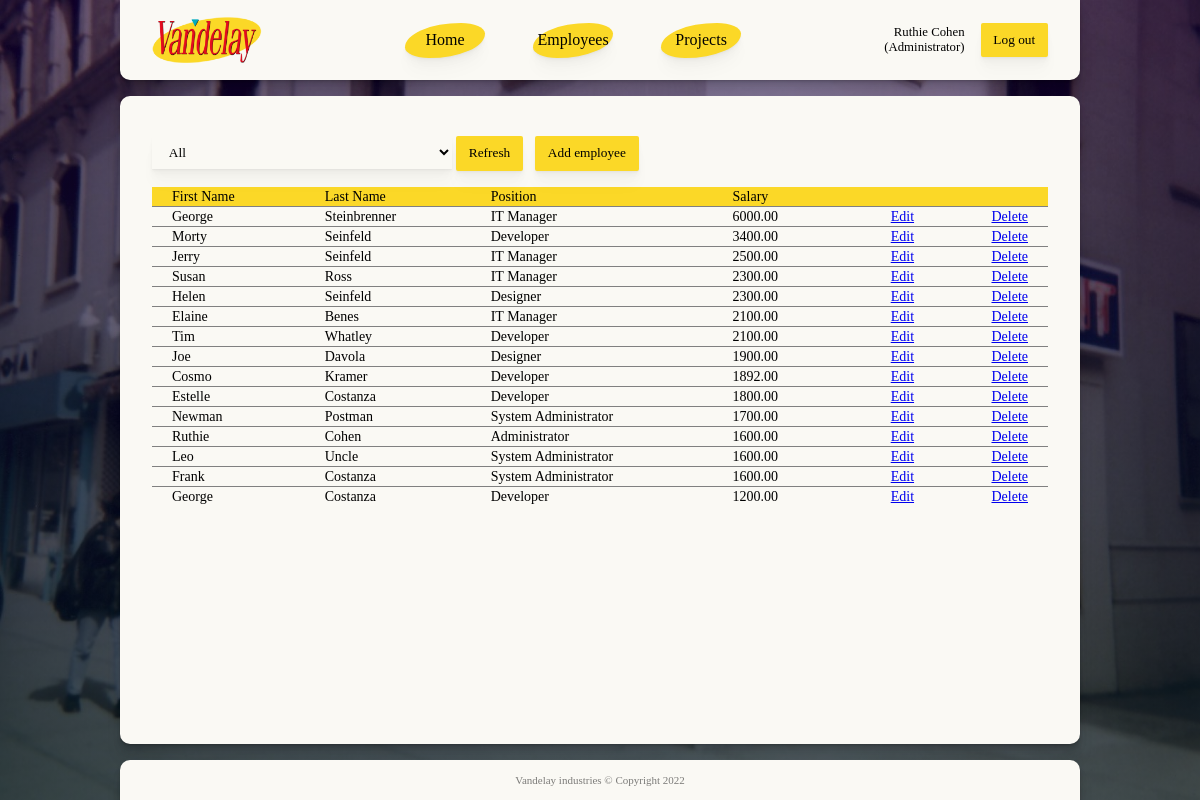
The page /employees.php (signed in) on the database its author committed.
### tables this page shows
CREATE TABLE IF NOT EXISTS `employees` (
  `employee_id` int(11) NOT NULL AUTO_INCREMENT,
  `firstname` tinytext NOT NULL,
  `lastname` tinytext NOT NULL,
  `position_id` int(11) DEFAULT NULL,
  `salary` decimal(10,2) NOT NULL,
  `email` tinytext NOT NULL,
  `password` text,
  PRIMARY KEY (`employee_id`),
  KEY `position` (`position_id`)
);

CREATE TABLE IF NOT EXISTS `positions` (
  `id` int(11) NOT NULL AUTO_INCREMENT,
  `position_name` tinytext NOT NULL,
  PRIMARY KEY (`id`)
);

### classes/connection.php (called while the page is built, shortened)
<?php
class Connection {
    private string $host = "localhost";
    private $user = "root";
    private $pass = "";
    private $database = "vandelay";
    protected function connect() : PDO {
        try {
            $dsn = "mysql:host=" . $this->host . ";dbname=" . $this->database;
            $pdo = new PDO($dsn, $this->user, $this->pass);
            return $pdo;
        } catch (PDOException $e) {
            echo "Error!: " . $e->getMessage() . "<br>";
            die();
        }
    }
}

### classes/employee-table-model.php (called while the page is built, shortened)
<?php
class EmployeeTableModel extends Connection {
    protected function getEmployeeArray() : array {
        $stmt = $this->connect()->prepare("SELECT employee_id, firstname, lastname, position_name, salary FROM employees LEFT JOIN positions ON employees.position_id=positions.id ORDER BY salary DESC");
        $stmt->execute();
        $result = $stmt->fetchAll(PDO::FETCH_ASSOC);
        return $result;
    }
}

### classes/employee-table-controller.php (the view, shortened to what this page needs)
<?php
class EmployeeTableController extends EmployeeTableModel {
    public $employeeArray;
    public function __construct() {
        $this->employeeArray = $this->getEmployeeArray();
    }
    public function createTable() : void {
        echo "<table><thead>";
        echo "<th>First Name</th>";
        echo "<th>Last Name</th>";
        echo "<th>Position</th>";
        echo "<th>Salary</th>";
        echo "<th colspan='2'></th>";
        echo "</thead><tbody>";
        foreach($this->employeeArray as $row) {
            echo "<tr>";
            foreach($row as $key => $cell) {
                if($key == "employee_id"){
                    continue;
                }
                echo "<td>" . $cell . "</td>";
            }
            echo "<td><a href='./update.php?" . $row["employee_id"] . "'>Edit</td>";
            echo "<td><a href='./includes/delete.inc.php?" . $row["employee_id"] . "'>Delete</a></td>";
            echo "</tr>";
        }
        echo "</tbody></table>";
    }
}

### assets/css/main.css (style rules this page uses)
:root { --font-light: 300; --font-regular: 400; --font-bold: 700; --yellow: #fbd827; --dark-yellow: #ebbb10; --red: #e40b1e; --off-white: #faf9f4; --shadow-light: rgba(0, 0, 0, 0.02) 0px 1px 1px, rgba(0, 0, 0, 0.02) 0px 2px 2px, rgba(0, 0, 0, 0.02) 0px 4px 4px, rgba(0, 0, 0, 0.02) 0px 8px 8px, rgba(0, 0, 0, 0.02) 0px 16px 16px; --shadow-dark: rgba(0, 0, 0, 0.07) 0px 1px 1px, rgba(0, 0, 0, 0.07) 0px 2px 2px, rgba(0, 0, 0, 0.07) 0px 4px 4px, rgba(0, 0, 0, 0.07) 0px 8px 8px, rgba(0, 0, 0, 0.07) 0px 16px 16px; }
* { margin: 0; padding: 0; box-sizing: border-box; font-family: 'Source Serif Pro', serif; }
body { width: 100%; height: 100vh; overflow: hidden; }

### assets/css/dashboard.css (style rules this page uses)
table { border-collapse: collapse; width: 100%; }
th { text-align: left; font-weight: 400; background-color: var(--yellow); }
td { border-top: 1px solid grey; }
th, td { padding: 2px 20px 1px; font-size: .875rem; }
td:nth-child(6), td:nth-child(5) { text-align: right; }

### rows shown on the page
employees: firstname "George", lastname "Steinbrenner", position.position_name "IT Manager", salary "6000.00"
employees: firstname "Morty", lastname "Seinfeld", position.position_name "Developer", salary "3400.00"
employees: firstname "Jerry", lastname "Seinfeld", position.position_name "IT Manager", salary "2500.00"
employees: firstname "Susan", lastname "Ross", position.position_name "IT Manager", salary "2300.00"
employees: firstname "Helen", lastname "Seinfeld", position.position_name "Designer", salary "2300.00"
employees: firstname "Elaine", lastname "Benes", position.position_name "IT Manager", salary "2100.00"
employees: firstname "Tim", lastname "Whatley", position.position_name "Developer", salary "2100.00"
employees: firstname "Joe", lastname "Davola", position.position_name "Designer", salary "1900.00"
employees: firstname "Cosmo", lastname "Kramer", position.position_name "Developer", salary "1892.00"
employees: firstname "Estelle", lastname "Costanza", position.position_name "Developer", salary "1800.00"
employees: firstname "Newman", lastname "Postman", position.position_name "System Administrator", salary "1700.00"
employees: firstname "Ruthie", lastname "Cohen", position.position_name "Administrator", salary "1600.00"
employees: firstname "Leo", lastname "Uncle", position.position_name "System Administrator", salary "1600.00"
employees: firstname "Frank", lastname "Costanza", position.position_name "System Administrator", salary "1600.00"
employees: firstname "George", lastname "Costanza", position.position_name "Developer", salary "1200.00"

### other values the page prints
$_SESSION["user_firstname"] "Ruthie"
$_SESSION["user_lastname"] "Cohen"
$_SESSION["position_name"] "Administrator"
